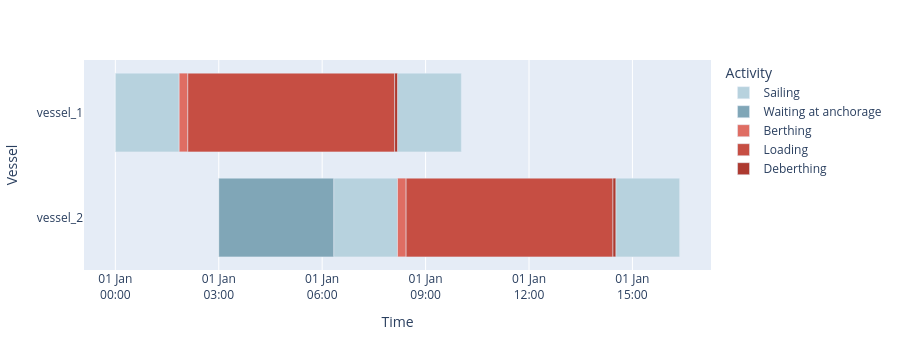

Here is the notebook cell this chart was saved with:
### Code cell
fig = jetty.plot_vessel_arrival_timeline()
fig

### Figure 1 — Plotly figure (JSON) as saved in the notebook; plotly's stock layout.template omitted (floating-point values rounded to 4 significant figures)
{"data": [{"base": ["2026-01-01T00:00:00.000000", "2026-01-01T08:11:06.666667", "2026-01-01T06:20:00.333333", "2026-01-01T14:31:07.000000"], "customdata": [[1.852], [1.852], [1.852], [1.852]], "hovertemplate": "Activity=Sailing<br>Start=%{base|%Y-%m-%d %H:%M:%S}<br>Stop=%{x|%Y-%m-%d %H:%M:%S}<br>Vessel=%{y}<br>Duration (hours)=%{customdata[0]:.2f}<extra></extra>", "legendgroup": "Sailing", "marker": {"color": "#B7D2DE", "pattern": {"shape": ""}}, "name": "Sailing", "orientation": "h", "showlegend": true, "textposition": "auto", "type": "bar", "x": [6666666, 6666666, 6666666, 6666666], "xaxis": "x", "y": ["vessel_1", "vessel_1", "vessel_2", "vessel_2"], "yaxis": "y"}, {"base": ["2026-01-01T03:00:00.000000"], "customdata": [[3.333]], "hovertemplate": "Activity=Waiting at anchorage<br>Start=%{base|%Y-%m-%d %H:%M:%S}<br>Stop=%{x|%Y-%m-%d %H:%M:%S}<br>Vessel=%{y}<br>Duration (hours)=%{customdata[0]:.2f}<extra></extra>", "legendgroup": "Waiting at anchorage", "marker": {"color": "#80A6B7", "pattern": {"shape": ""}}, "name": "Waiting at anchorage", "orientation": "h", "showlegend": true, "textposition": "auto", "type": "bar", "x": [12000333], "xaxis": "x", "y": ["vessel_2"], "yaxis": "y"}, {"base": ["2026-01-01T01:51:06.666667", "2026-01-01T08:11:07.000000"], "customdata": [[0.25], [0.25]], "hovertemplate": "Activity=Berthing<br>Start=%{base|%Y-%m-%d %H:%M:%S}<br>Stop=%{x|%Y-%m-%d %H:%M:%S}<br>Vessel=%{y}<br>Duration (hours)=%{customdata[0]:.2f}<extra></extra>", "legendgroup": "Berthing", "marker": {"color": "#DF6D63", "pattern": {"shape": ""}}, "name": "Berthing", "orientation": "h", "showlegend": true, "textposition": "auto", "type": "bar", "x": [900000, 900000], "xaxis": "x", "y": ["vessel_1", "vessel_2"], "yaxis": "y"}, {"base": ["2026-01-01T02:06:06.666667", "2026-01-01T08:26:07.000000"], "customdata": [[6.0], [6.0]], "hovertemplate": "Activity=Loading<br>Start=%{base|%Y-%m-%d %H:%M:%S}<br>Stop=%{x|%Y-%m-%d %H:%M:%S}<br>Vessel=%{y}<br>Duration (hours)=%{customdata[0]:.2f}<extra></extra>", "legendgroup": "Loading", "marker": {"color": "#C64E43", "pattern": {"shape": ""}}, "name": "Loading", "orientation": "h", "showlegend": true, "textposition": "auto", "type": "bar", "x": [21600000, 21600000], "xaxis": "x", "y": ["vessel_1", "vessel_2"], "yaxis": "y"}, {"base": ["2026-01-01T08:06:06.666667", "2026-01-01T14:26:07.000000"], "customdata": [[0.08333], [0.08333]], "hovertemplate": "Activity=Deberthing<br>Start=%{base|%Y-%m-%d %H:%M:%S}<br>Stop=%{x|%Y-%m-%d %H:%M:%S}<br>Vessel=%{y}<br>Duration (hours)=%{customdata[0]:.2f}<extra></extra>", "legendgroup": "Deberthing", "marker": {"color": "#AD3A30", "pattern": {"shape": ""}}, "name": "Deberthing", "orientation": "h", "showlegend": true, "textposition": "auto", "type": "bar", "x": [300000, 300000], "xaxis": "x", "y": ["vessel_1", "vessel_2"], "yaxis": "y"}], "layout": {"bargap": 0.25, "barmode": "overlay", "height": 350, "hovermode": "closest", "legend": {"title": {"text": "Activity"}, "tracegroupgap": 0}, "margin": {"t": 60}, "xaxis": {"anchor": "y", "domain": [0, 1], "rangeslider": {"visible": false}, "tickformat": "%d %b\n%H:%M", "title": {"text": "Time"}, "type": "date"}, "yaxis": {"anchor": "x", "autorange": "reversed", "domain": [0, 1], "title": {"text": "Vessel"}}}}
